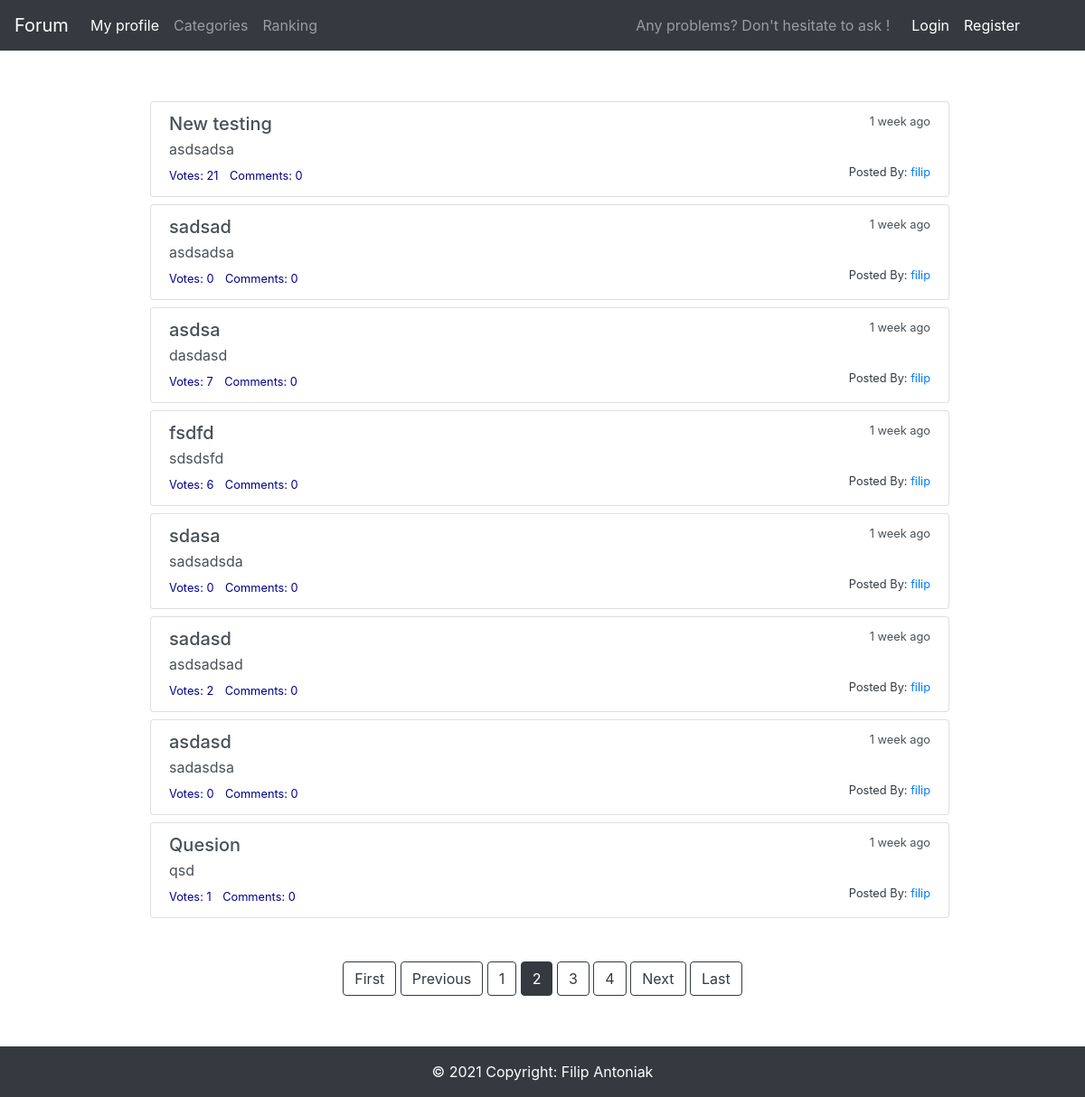
Before: /?page=2 with the older database file.
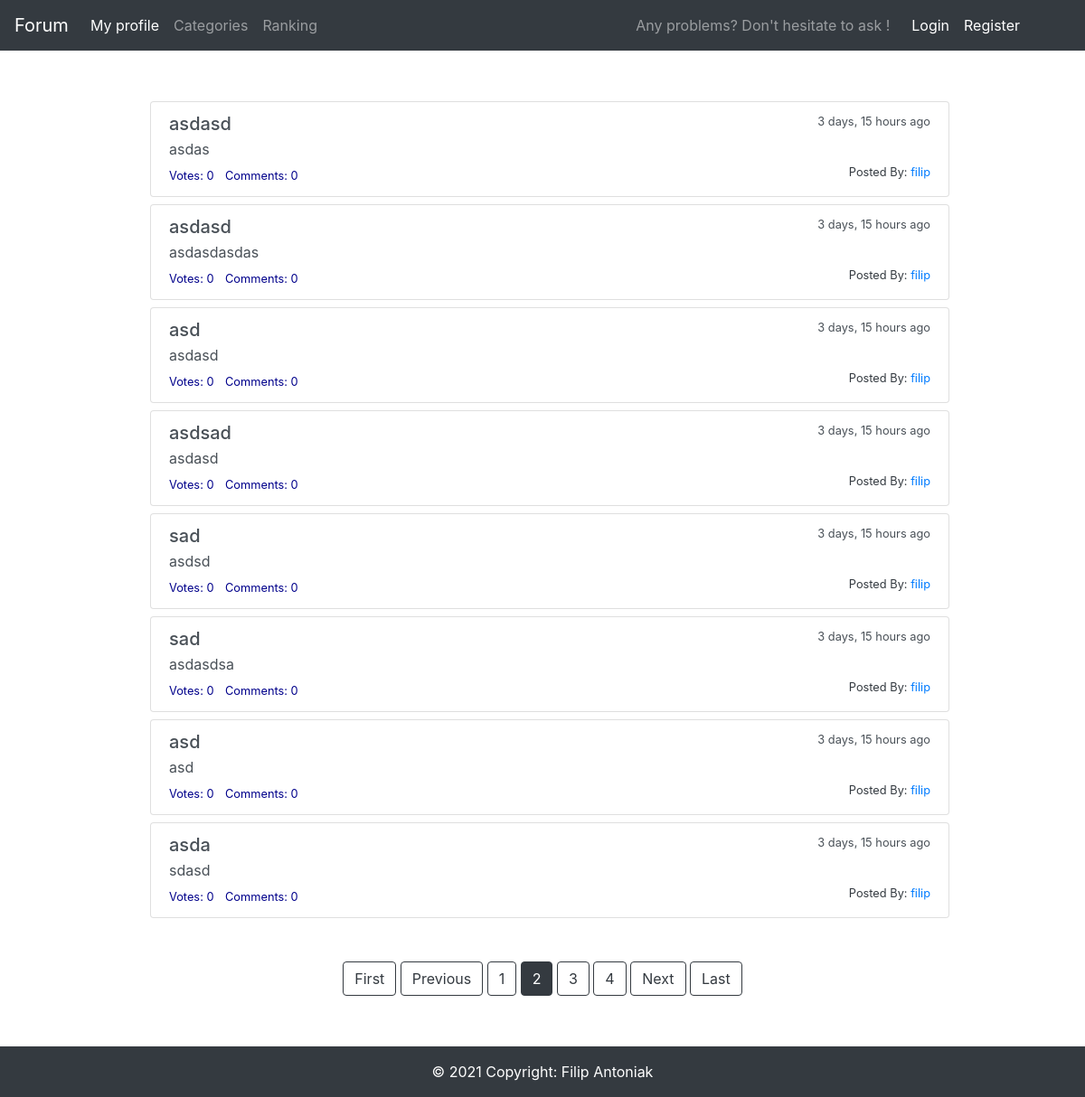
After: the same page with the newer database file.
### main/models.py (models this page shows, shortened)
class Question(models.Model):
    question_text = models.CharField(max_length=100)
    question_subtext = models.TextField(max_length=500)
    pub_date = models.DateTimeField('date published')
    user = models.ForeignKey(User, on_delete=models.CASCADE, default=User.objects.get(pk=1).pk)
    votes = models.IntegerField(default=0)
    def get_date(self):
        return humanize.naturaltime(self.pub_date)

### main/views.py (the view)
# urls.py: path('', views.IndexView.as_view(), name='index'),
class IndexView(generic.ListView):
    template_name = 'main/index.html'
    context_object_name = 'latest_question_list'
    paginate_by = 8
    def get_queryset(self):
        return Question.objects.filter(
            pub_date__lte=timezone.now()
        ).order_by('-pub_date')

### main/templates/main/index.html (shortened to what this page needs)
{% extends 'main/base.html' %}
{% block content %}
{% if latest_question_list %}
    {% for question in latest_question_list %}
        <div id="question" class="list-group ml-3 mb-2">
            <span class="list-group-item-action flex-column align-items-start">
            <a class="list-group-item list-group-item-action" href="{% url 'main:detail' question.id %}">
            <div class="d-flex w-100 justify-content-between">
              <h5  class="mb-1">{{ question.question_text }}</h5>
              <small>{{ question.get_date }}</small>
            </div>
            <p class="mb-1">{{ question.question_subtext }}</p>
            <small class="votes">Votes:  {{ question.votes }}</small>
            <small class="p-1"></small>
            <small class="votes">Comments:  {{ question.comment_set.all.count }}</small>
            <object>
                <a href="/profile/{{ question.user.username }}">
                    <small class="text-dark float-right">Posted By: <span class="text-primary">{{ question.user.username }}</span></small>
                </a>
            </object>
            </a>
        </span>
        </div>
    {% endfor %}
{% else %}
    <p>Something went wrong</p>
{% endif %}
<div class="text-center w-100 mx-auto mb-3 ">
    {% if is_paginated %}
        {% if page_obj.has_previous %}
            <a class="btn btn-outline-dark mb-4" href="?page=1">First</a>
            <a class="btn btn-outline-dark mb-4" href="?page={{ page_obj.previous_page_number }}">Previous</a>
        {% endif %}
        {% for num in page_obj.paginator.page_range %}
            {% if page_obj.number == num %}
                <a class="btn btn-dark mb-4" href="?page={{ num }}">{{ num }}</a>
            {% elif num > page_obj.number|add:'-3' and num < page_obj.number|add:'3' %}
                <a class="btn btn-outline-dark mb-4" href="?page={{ num }}">{{ num }}</a>
            {% endif %}
        {% endfor %}
        {% if page_obj.has_next %}
            <a class="btn btn-outline-dark mb-4" href="?page={{ page_obj.next_page_number }}">Next</a>
            <a class="btn btn-outline-dark mb-4" href="?page={{ page_obj.paginator.num_pages }}">Last</a>
        {% endif %}
    {% endif %}
</div>
    {% block footer-class %} position-absolute w-100 {% endblock %}
{% endblock %}

Changed rows visible on the page:
no longer on this page (row unchanged): Question: question_text "New testing", get_date "1 week ago", question_subtext "asdsadsa", votes "21", comment_set.all.count "0", user.username "filip"
no longer on this page (row unchanged): Question: question_text "sadsad", get_date "1 week ago", question_subtext "asdsadsa", votes "0", comment_set.all.count "0", user.username "filip"
no longer on this page (row unchanged): Question: question_text "asdsa", get_date "1 week ago", question_subtext "dasdasd", votes "7", comment_set.all.count "0", user.username "filip"
no longer on this page (row unchanged): Question: question_text "fsdfd", get_date "1 week ago", question_subtext "sdsdsfd", votes "6", comment_set.all.count "0", user.username "filip"
no longer on this page (row unchanged): Question: question_text "sdasa", get_date "1 week ago", question_subtext "sadsadsda", votes "0", comment_set.all.count "0", user.username "filip"
no longer on this page (row unchanged): Question: question_text "sadasd", get_date "1 week ago", question_subtext "asdsadsad", votes "2", comment_set.all.count "0", user.username "filip"
no longer on this page (row unchanged): Question: question_text "asdasd", get_date "1 week ago", question_subtext "sadasdsa", votes "0", comment_set.all.count "0", user.username "filip"
no longer on this page (row unchanged): Question: question_text "Quesion", get_date "1 week ago", question_subtext "qsd", votes "1", comment_set.all.count "0", user.username "filip"
added Question: question_text "asdasd", get_date "3 days, 15 hours ago", question_subtext "asdas", votes "0", comment_set.all.count "0", user.username "filip"
added Question: question_text "asdasd", get_date "3 days, 15 hours ago", question_subtext "asdasdasdas", votes "0", comment_set.all.count "0", user.username "filip"
added Question: question_text "asd", get_date "3 days, 15 hours ago", question_subtext "asdasd", votes "0", comment_set.all.count "0", user.username "filip"
added Question: question_text "asdsad", get_date "3 days, 15 hours ago", question_subtext "asdasd", votes "0", comment_set.all.count "0", user.username "filip"
added Question: question_text "sad", get_date "3 days, 15 hours ago", question_subtext "asdsd", votes "0", comment_set.all.count "0", user.username "filip"
added Question: question_text "sad", get_date "3 days, 15 hours ago", question_subtext "asdasdsa", votes "0", comment_set.all.count "0", user.username "filip"
added Question: question_text "asd", get_date "3 days, 15 hours ago", question_subtext "asd", votes "0", comment_set.all.count "0", user.username "filip"
added Question: question_text "asda", get_date "3 days, 15 hours ago", question_subtext "sdasd", votes "0", comment_set.all.count "0", user.username "filip"
